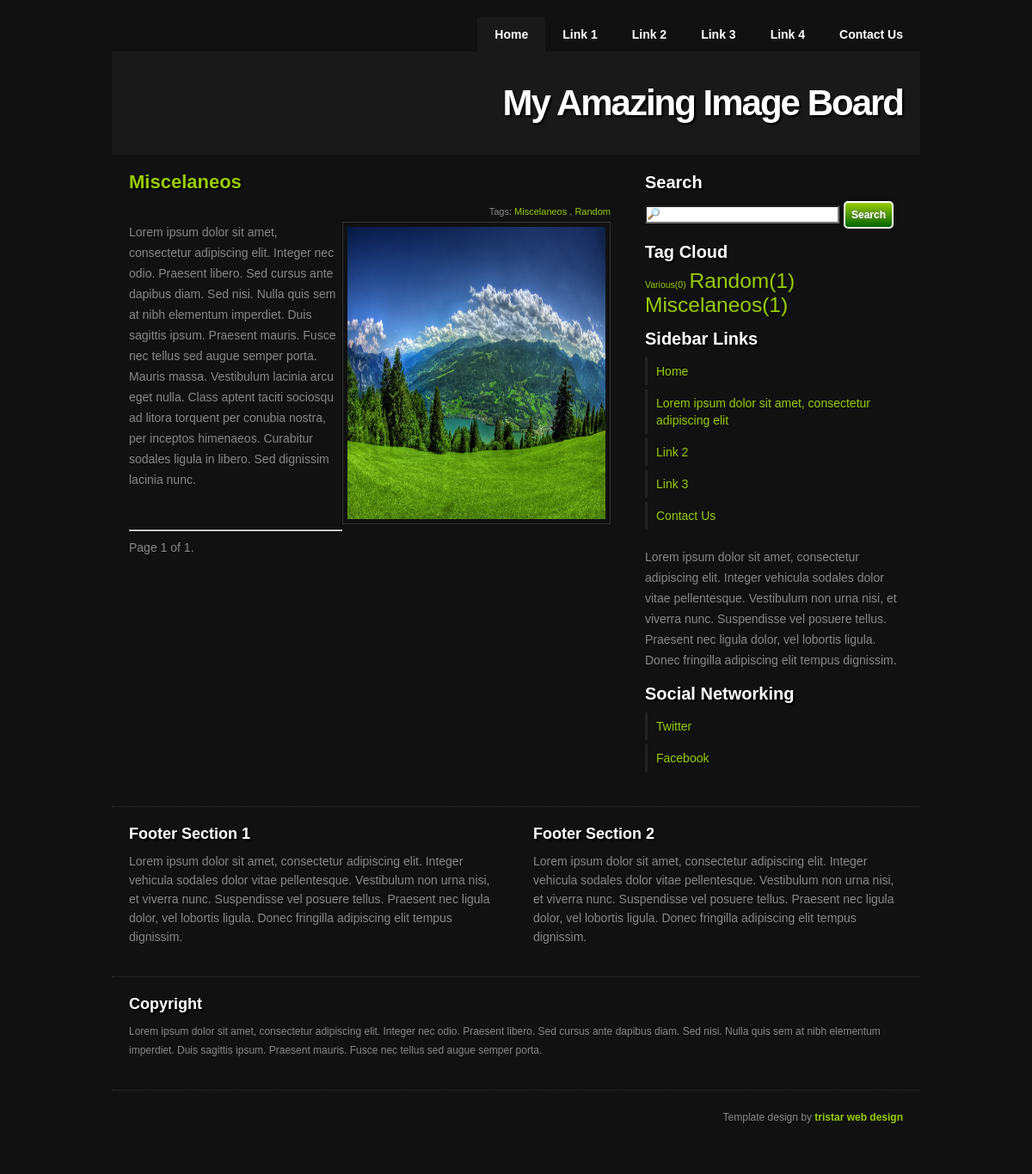
Before: / with the older database file.
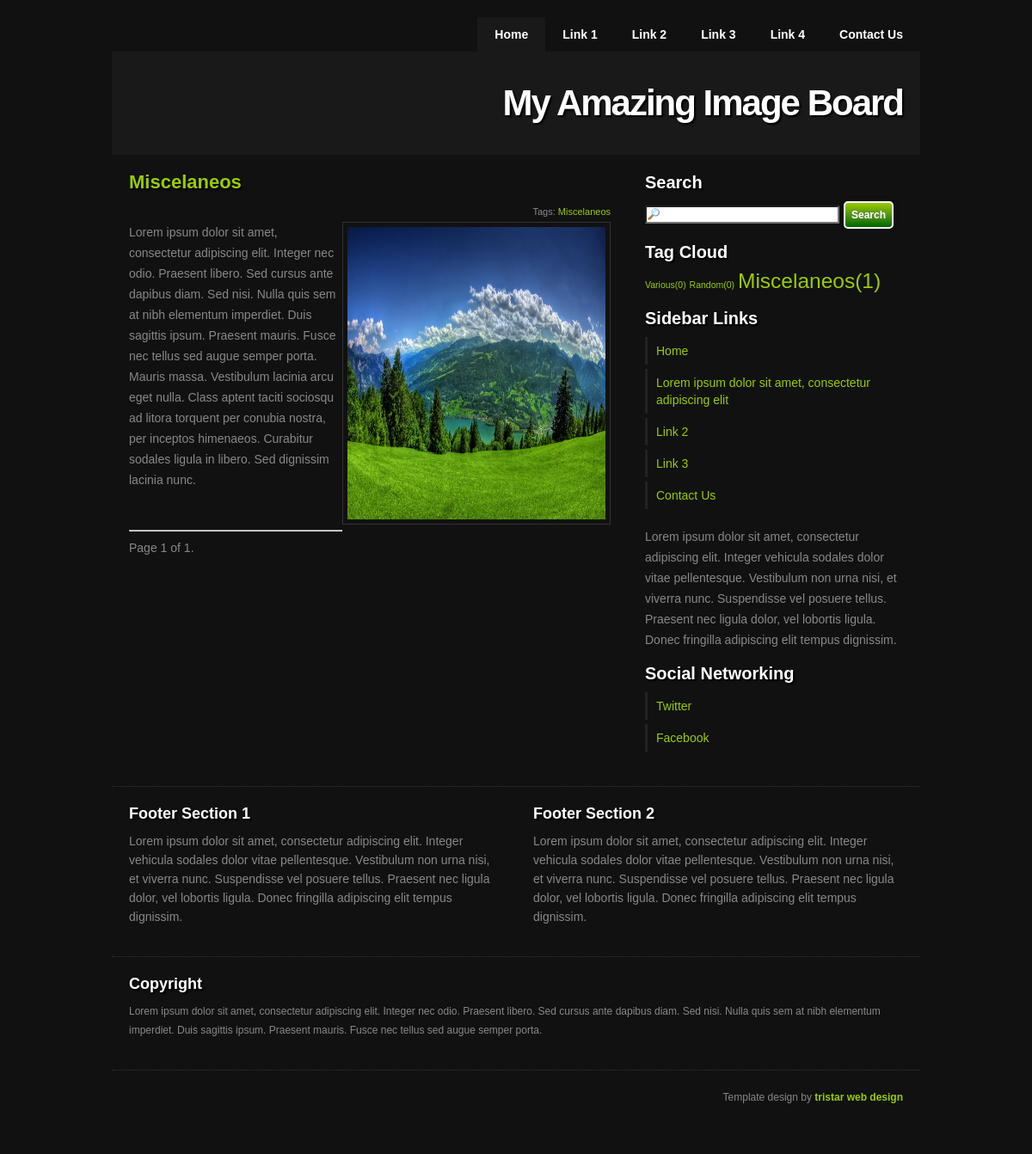
After: the same page with the newer database file.
### imageboard/models.py (models this page shows, shortened)
class Image(models.Model):
    name = models.CharField(max_length=100)
    description = models.CharField(max_length=200, null=True)
    author = models.CharField(max_length=100, null=True)
    translated_by = models.CharField(max_length=100, null=True)
    uploaded_date = models.DateTimeField('date published')
    uploaded_by = models.CharField(max_length=100)
    path_name = models.CharField(max_length=200)
    download_link1 = models.CharField(max_length=250, null=True)
    download_link2 = models.CharField(max_length=250, null=True)
    download_link3 = models.CharField(max_length=250, null=True)
    image = models.ImageField(upload_to=settings.UPLOADED_IMAGE_PATH)
    def find_all_images(self):
        list_files = []
        for files in os.listdir(settings.STATICFILES_DIRS[0] + settings.UPLOADED_IMAGE_PATH + self.path_name):
            list_files.append(self.path_name + "/" + files)
        list_files.sort()
        return list_files
    def tags_per_image(self):
       return ImageTag.objects.filter(image = self.id)
    VALID_IMAGE_EXTENSIONS = [
        ".jpg",
        ".jpeg",
        ".png",
        ".gif",
    ]
    def valid_url_extension(url, extension_list=VALID_IMAGE_EXTENSIONS):
        return any([url.endswith(e) for e in extension_list])
    '''
    def save(self):
        #super(ImagePillow, self).save()
        if not self.image:
            return
        if not valid_url_extension(self.image):
            return

        thumb_io = self.image
        # Create a file-like object to write thumb data (thumb data previously created
        # using Pillow, and stored in variable 'thumb')
        thumb_io = StringIO.StringIO()
        thumb.save(thumb_io, format='JPEG')

        thumb_file = ContentFile(thumb_io.getvalue())
        image = ImagePillow.open(thumb_io)
        ratio_height = (890 * self.image_height) / self.image_width
        size = (890, ratio_height)
        image = image.resize(size, ImagePillow.ANTIALIAS)
        image.save(self.path_name)
    '''

class ImageTag(models.Model):
    image = models.ForeignKey(Image)
    tag = models.ForeignKey(Tag)

class Tag(models.Model):
    title = models.CharField(max_length=100)
    images_per_tag = models.ManyToManyField(Image, through='ImageTag')
    def __unicode__(self):
        return self.title

### imageboard/views.py (the view)
# urls.py: url(r'^$', views.index, name = 'image_index'),
def index(request):
    latest_image_list = Image.objects.all().order_by('uploaded_date')
    pag_images = paginator_exe(request, latest_image_list)
    tag_cloud = tagcloud()
    template = 'images/index_image.html'
    data = {
        'latest_image_list': pag_images.object_list,
        'paginator_images': pag_images,
        'tagcloud': tag_cloud
    }
    return render_to_response(template, data, context_instance=RequestContext(request))

### imageboard/views.py (called while the page is built)
def paginator_exe(req, list, case=IMAGES_PER_PAGE):
    paginator = Paginator(list, case) # Show N post per page
    page = req.GET.get('page')
    try:
        pag_images = paginator.page(page)
    except (PageNotAnInteger, TypeError):
        pag_images = paginator.page(1)
    except EmptyPage:
        pag_images = paginator.page(paginator.num_pages)
    return pag_images

def tagcloud(threshold=0, maxsize=1.75, minsize=.75):
    counts, taglist, tagcloud = [], [], []
    tags = Tag.objects.all()
    for tag in tags:
        count = ImageTag.objects.filter(tag=tag.id).count()
        count >= threshold and (counts.append(count), taglist.append(tag))
    maxcount = max(counts)
    mincount = min(counts)
    constant = log(maxcount - (mincount - 1))/(maxsize - minsize or 1)
    tagcount = zip(taglist, counts)
    for tag, count in tagcount:
        size = log(count - (mincount - 1))/constant + minsize
        tagcloud.append({'tag': tag, 'count': count, 'size': round(size, 7)})
    return tagcloud

### public/templates/images/index_image.html (shortened to what this page needs)
{% extends "base.html" %}
{% load staticfiles %}
{% block stylesheet %}
<link rel="stylesheet" href="{% static "css/style.css" %}" type="text/css" media="screen" />
{% endblock %}
{% block content %}
<section id="content">
  {% if latest_image_list %}
  {% for image in latest_image_list %}
  <article>
    <h2><a href="{% url 'imageboard:image_details' image.id %}">{{ image.name }}</a></h2>
    <div class="header-block">
      Tags:
      {% for tag in image.tags_per_image %}
      <a href="{% url 'imageboard:tag_details' tag.tag.id %}" class="link" >{{ tag.tag }}</a>
      {%if not forloop.last %},{% endif %}
      {% endfor%}
    </div>
    <br />
    <div class="slideshow-block">
      <ul class="slides">
        {% for cy_image in image.find_all_images %}
        <li><a title="" href="{% url 'imageboard:image_details' image.id %}"><img class="imagehover" alt="" src="{% static "uploaded/" %}{{ cy_image }}" /></a></li>
        {% endfor %}
      </ul>
    </div>
    <p>Lorem ipsum dolor sit amet, consectetur adipiscing elit. Integer nec odio. Praesent libero. Sed cursus ante dapibus diam. Sed nisi. Nulla quis sem at nibh elementum imperdiet. Duis sagittis ipsum. Praesent mauris. Fusce nec tellus sed augue semper porta. Mauris massa. Vestibulum lacinia arcu eget nulla. Class aptent taciti sociosqu ad litora torquent per conubia nostra, per inceptos himenaeos. Curabitur sodales ligula in libero. Sed dignissim lacinia nunc.</p>
  </article>
  <br />
  <hr />
  {% endfor %}
  {% endif %}
  <div class="pagination">
    <span class="step-links">
      <span class="current">
        Page {{ paginator_images.number }} of {{ paginator_images.paginator.num_pages }}.
      </span>
    </span>
  </div>
</section>
{% endblock %}
{% block aside %}{% include "aside.html" %}{% endblock %}

### public/templates/base.html (shortened to what this page needs)
<!DOCTYPE html PUBLIC "-//W3C//DTD XHTML 1.0 Transitional//EN"
"http://www.w3.org/TR/xhtml1/DTD/xhtml1-transitional.dtd">
<html lang="en">
<head>
{% block stylesheet %}{% endblock %}
</head>
<body>
<div id="wrapper">
  <nav>
    <ul class="menu">
      <li><a class="active" title="home" href="{% url 'imageboard:image_index' %}">Home</a></li>
      <li><a title="link 1" href="{% url 'imageboard:image_index' %}">Link 1</a></li>
      <li><a title="link 2" href="{% url 'imageboard:image_index' %}">Link 2</a></li>
      <li><a title="link 3" href="{% url 'imageboard:image_index' %}">Link 3</a></li>
      <li><a title="link 4" href="{% url 'imageboard:image_index' %}">Link 4</a></li>
      <li><a title="contact us" href="{% url 'imageboard:image_index' %}">Contact Us</a></li>
    </ul>
  </nav>
  <header>
    <h1><a title="home page" href="{% url 'imageboard:image_index' %}">My Amazing Image Board</a></h1>
  </header>
  <section id="main" class="clearfix">
    {% block content %}{% endblock %}
    {% block aside %}{% endblock %}
  </section>
  <footer>
    <section id="footertop">
      <aside class="footer-column">
        <h4>Footer Section 1</h4>
        <p>Lorem ipsum dolor sit amet, consectetur adipiscing elit. Integer vehicula sodales dolor vitae pellentesque. Vestibulum non urna nisi, et viverra nunc. Suspendisse vel posuere tellus. Praesent nec ligula dolor, vel lobortis ligula. Donec fringilla adipiscing elit tempus dignissim.</p>
      </aside>
      <aside class="footer-column">
        <h4>Footer Section 2</h4>
        <p>Lorem ipsum dolor sit amet, consectetur adipiscing elit. Integer vehicula sodales dolor vitae pellentesque. Vestibulum non urna nisi, et viverra nunc. Suspendisse vel posuere tellus. Praesent nec ligula dolor, vel lobortis ligula. Donec fringilla adipiscing elit tempus dignissim.</p>
      </aside>
    </section>
    <section id="copyright">
      <h4>Copyright</h4>
      <p>Lorem ipsum dolor sit amet, consectetur adipiscing elit. Integer nec odio. Praesent libero. Sed cursus ante dapibus diam. Sed nisi. Nulla quis sem at nibh elementum imperdiet. Duis sagittis ipsum. Praesent mauris. Fusce nec tellus sed augue semper porta.</p>
    </section>
    <section id="templatecopy">
      <p>Template design by <a title="derby web design" href="http://www.tristarwebdesign.co.uk">tristar web design</a></p>
    </section>
  </footer>
</div>
</body>
</html>

### public/templates/aside.html
<aside id="sidebar">
  <h3>Search</h3>
  <form name="input" action="/search/" method="get">
    <ul class="clearfix">
      <li><input type="text" name="q" class="searchBox" /><input class="form-submit-button-2" type="submit" value="Search" /></li>
    </ul>
  </form>
  <h3>Tag Cloud</h3>
  <p>
  {% for tag in tagcloud %}
  <a style="font-size: {{ tag.size }}em;" title="tags" href="{% url 'imageboard:tag_details' tag.tag.id %}">{{ tag.tag }}({{ tag.count }})</a>
  {% endfor %}
  </p>
  <h3>Sidebar Links</h3>
  <ul class="clearfix">
    <li><a title="home" href="{% url 'imageboard:image_index' %}">Home</a></li>
    <li><a title="link 1" href="{% url 'imageboard:image_index' %}">Lorem ipsum dolor sit amet, consectetur adipiscing elit</a></li>
    <li><a title="link 2" href="{% url 'imageboard:image_index' %}">Link 2</a></li>
    <li><a title="link 3" href="{% url 'imageboard:image_index' %}">Link 3</a></li>
    <li><a title="contact us" href="{% url 'imageboard:image_index' %}">Contact Us</a></li>
  </ul>
  <p>Lorem ipsum dolor sit amet, consectetur adipiscing elit. Integer vehicula sodales dolor vitae pellentesque. Vestibulum non urna nisi, et viverra nunc. Suspendisse vel posuere tellus. Praesent nec ligula dolor, vel lobortis ligula. Donec fringilla adipiscing elit tempus dignissim.</p>
  <h3>Social Networking</h3>
  <ul class="clearfix">
    <li><a title="twitter" href="{% url 'imageboard:image_index' %}">Twitter</a></li>
    <li><a title="facebook" href="{% url 'imageboard:image_index' %}">Facebook</a></li>
  </ul>
</aside>

### public/static/css/style.css (style rules this page uses)
body { background: #111; font-family: Helvetica, Arial, sans-serif; color: #888; padding: 20px; font-size: 14px; }
a { color: #9C0; }
p { margin: 0 0 15px 0; }
a img.imagehover { padding: 5px; border: 1px solid #333; }
h1 { font-weight: bold; font-size: 24px; margin: 0 0 10px 0; color: #FFF; text-shadow: 2px 2px 2px #000000; }
h2 { font-weight: bold; font-size: 22px; margin: 0 0 10px 0; color: #FFF; text-shadow: 2px 2px 2px #000000; }
h3 { font-weight: bold; font-size: 20px; margin: 0 0 10px 0; color: #FFF; text-shadow: 2px 2px 2px #000000; }
h4 { font-weight: bold; font-size: 18px; margin: 0 0 10px 0; color: #FFF; text-shadow: 2px 2px 2px #000000; }
#wrapper { width: 940px; margin: 0 auto; }
nav { width: 940px; height: 40px; }
nav ul.menu { float: right; }
nav ul.menu li { display: inline; }
nav ul.menu li a { float: left; line-height: 40px; padding: 0 20px; background: #111; color: #FFF; font-weight: bold; }
nav ul.menu li a.active { background: #191919; color: #FFF; }
header { width: 900px; height: 120px; padding: 0 20px; background: #191919; }
header h1 { font-size: 42px; line-height: 120px; text-align: right; font-weight: bold; letter-spacing: -2px; text-shadow: 2px 2px 2px #000000; }
header h1 a { color: #FFF; }
section#main { width: 940px; line-height: 24px; }
section#content { float: left; width: 560px; padding: 20px; }
aside#sidebar { float: left; width: 300px; padding: 20px; }
aside#sidebar ul { margin: 0 0 15px 0; }
aside#sidebar ul li { display: block; }
aside#sidebar ul li a { float: left; width: 280px; padding: 6px 10px; border-left: 3px solid #222; margin: 0 0 5px 0; line-height: 20px; }
footer section#footertop { width: 940px; line-height: 22px; border-top: 1px dotted #333; }
aside.footer-column { float: left; width: 430px; padding: 20px; }
section#copyright { clear: both; width: 900px; padding: 20px; line-height: 22px; font-size: 12px; text-align: left; border-top: 1px dotted #333; }
section#templatecopy { clear: both; width: 900px; padding: 20px; line-height: 22px; text-align: right; font-size: 12px; border-top: 1px dotted #333; }
section#templatecopy a { font-weight: bold; }
.imagehover { height: 340px; width: 300px; }
.searchBox { background-image:url('/static/images/magnifying-glass.gif'); background-repeat:no-repeat; padding-left:20px; width: 200px; }
.header-block { float: right; font-size: 11px; }
.form-submit-button-2 { -moz-border-radius: 5px 5px 5px 5px; -webkit-border-radius: 5px 5px 5px 5px; -moz-box-shadow: 0 0 5px rgba(0, 0, 0, 0.5); -webkit-box-shadow: 0 0 5px rgba(0, 0, 0, 0.5); background: #9C0; background: -moz-linear-gradient(top, #9C0 0%, #006600 100%); background: -webkit-gradient(linear, left top, left bottom, color-stop(0%,#9C0), color-stop(100%,#006600)); border: 2px solid #FFFFFF; color: #FFFFFF; font-size: 12px; font-weight: bold; margin: 0 0 0 5px; vertical-align: 0px; overflow: visible; padding: 7px; text-shadow: 0 0 5px #777777; width: auto; cursor: pointer; }
.slideshow-block { float: right; }
.slides { z-index:0; visibility:visible; }

Changed rows visible on the page:
removed ImageTag: tag "Random"
shown differently, row unchanged: ImageTag "Miscelaneos": no longer shows ","
computed for Tag "Random": count "1" → "0"
